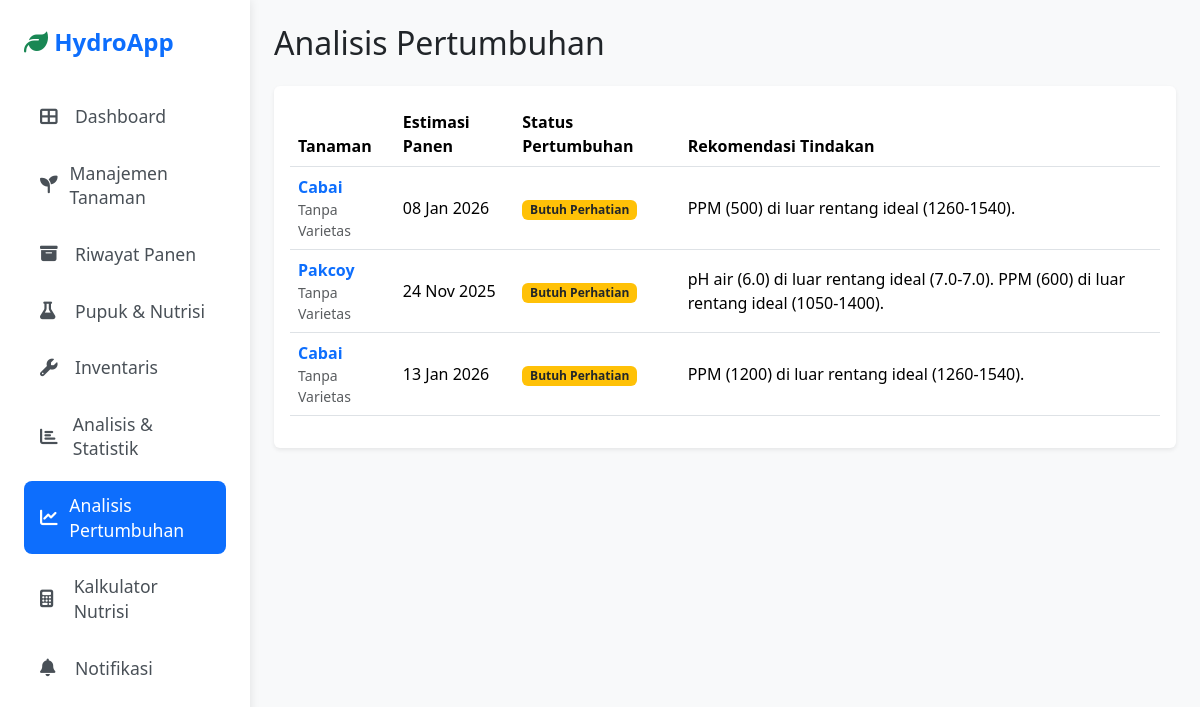
Page /analisis-pertumbuhan/ on the committed database.
### hidroponik/models.py (models this page shows, shortened)
class Tanaman(models.Model):
    PLANT_CHOICES = [
        ('Bayam', 'Bayam'), ('Cabai', 'Cabai'), ('Caisim', 'Caisim'),
        ('Daun Bawang', 'Daun Bawang'), ('Kale', 'Kale'), ('Kangkung', 'Kangkung'),
        ('Pakcoy', 'Pakcoy'), ('Selada Air', 'Selada Air'), ('Seledri', 'Seledri'),
        ('Stroberi', 'Stroberi'), ('Timun', 'Timun'), ('Tomat', 'Tomat'),
    ]
    STATUS_CHOICES = (
        ('Bibit', 'Bibit'),
        ('Vegetatif', 'Vegetatif'),
        ('Berbunga', 'Berbunga/Berbuah'),
        ('Panen', 'Panen'),
    )
    jenis_tanaman = models.CharField(max_length=50, choices=PLANT_CHOICES)
    varietas = models.CharField(max_length=100, blank=True, null=True, default="Tanpa Varietas")
    tanggal_tanam = models.DateField()
    media_tanam = models.CharField(max_length=100, blank=True)
    posisi = models.CharField(max_length=100, blank=True, verbose_name="Posisi Rak/Tandon")
    status = models.CharField(max_length=10, choices=STATUS_CHOICES, default='Bibit')
    target_ppm = models.PositiveIntegerField(blank=True, null=True)
    target_ph = models.FloatField(blank=True, null=True, verbose_name="Target pH Ideal")
    target_suhu = models.FloatField(blank=True, null=True, verbose_name="Target Suhu (°C)")
    tanggal_panen_estimasi = models.DateField(blank=True, null=True)
    deskripsi = models.TextField(blank=True, null=True, verbose_name="Catatan")
    UNIT_CHOICES = [
        ('gram', 'gram'),
        ('kg', 'kg'),
    ]
    jumlah_hasil_angka = models.FloatField(blank=True, null=True, verbose_name="Jumlah Hasil")
    satuan_hasil = models.CharField(max_length=5, choices=UNIT_CHOICES, default='gram', blank=True)
    catatan_panen = models.TextField(blank=True, verbose_name="Catatan Panen")

### hidroponik/views.py (the view)
# urls.py: path('analisis-pertumbuhan/', views.analisis_pertumbuhan, name='analisis_pertumbuhan'),
def analisis_pertumbuhan(request):
    tanaman_aktif = Tanaman.objects.exclude(status='Panen')
    profil_tanaman = {p.nama: p for p in ProfilTanaman.objects.all()}
    hasil_analisis = []
    hari_ini = timezone.now().date()
    for tanaman in tanaman_aktif:
        profil = profil_tanaman.get(tanaman.get_jenis_tanaman_display())
        analisis = {'tanaman': tanaman}
        if not profil:
            analisis['status'] = 'Info Tidak Ditemukan'
            analisis['rekomendasi'] = 'Data referensi untuk jenis tanaman ini tidak ada.'
            analisis['estimasi_panen'] = '-'
        else:
            estimasi = tanaman.tanggal_tanam + timedelta(days=profil.estimasi_panen_hari)
            analisis['estimasi_panen'] = estimasi
            status = "Sehat"
            rekomendasi = "Semua parameter ideal."
            if hari_ini >= estimasi:
                status = "Siap Panen"
                rekomendasi = "Tanaman sudah melewati estimasi tanggal panen."
            else:
                sensor_terbaru = tanaman.data_sensor.first()
                if sensor_terbaru:
                    rekomendasi_list = []
                    if not (profil.ph_ideal_min <= sensor_terbaru.ph <= profil.ph_ideal_max):
                        status = "Butuh Perhatian"
                        rekomendasi_list.append(f"pH air ({sensor_terbaru.ph}) di luar rentang ideal ({profil.ph_ideal_min}-{profil.ph_ideal_max}).")
                    if not (profil.ppm_ideal_min <= sensor_terbaru.nutrisi_ppm <= profil.ppm_ideal_max):
                        status = "Butuh Perhatian"
                        rekomendasi_list.append(f"PPM ({sensor_terbaru.nutrisi_ppm}) di luar rentang ideal ({profil.ppm_ideal_min}-{profil.ppm_ideal_max}).")
                    if rekomendasi_list:
                        rekomendasi = " ".join(rekomendasi_list)
            analisis['status'] = status
            analisis['rekomendasi'] = rekomendasi
        hasil_analisis.append(analisis)
    return render(request, 'hidroponik/analisis_pertumbuhan.html', {'hasil_analisis': hasil_analisis})

### hidroponik/templates/hidroponik/analisis_pertumbuhan.html
{% extends 'hidroponik/base.html' %}
{% block content %}
<h2 class="mb-4">Analisis Pertumbuhan</h2>
<div class="card shadow-sm border-0">
    <div class="card-body">
        <div class="table-responsive">
            <table class="table table-hover align-middle">
                <thead>
                    <tr>
                        <th>Tanaman</th>
                        <th>Estimasi Panen</th>
                        <th>Status Pertumbuhan</th>
                        <th>Rekomendasi Tindakan</th>
                    </tr>
                </thead>
                <tbody>
                    {% for item in hasil_analisis %}
                    <tr>
                        <td>
                            <a href="{% url 'detail_tanaman' item.tanaman.pk %}" class="text-decoration-none">
                                <strong>{{ item.tanaman.get_jenis_tanaman_display }}</strong>
                                <small class="d-block text-muted">{{ item.tanaman.varietas }}</small>
                            </a>
                        </td>
                        <td>{{ item.estimasi_panen|date:"d M Y" }}</td>
                        <td>
                            {% if item.status == 'Sehat' %}
                                <span class="badge bg-success">{{ item.status }}</span>
                            {% elif item.status == 'Siap Panen' %}
                                <span class="badge bg-info">{{ item.status }}</span>
                            {% elif item.status == 'Butuh Perhatian' %}
                                <span class="badge bg-warning text-dark">{{ item.status }}</span>
                            {% else %}
                                <span class="badge bg-secondary">{{ item.status }}</span>
                            {% endif %}
                        </td>
                        <td>{{ item.rekomendasi }}</td>
                    </tr>
                    {% empty %}
                    <tr>
                        <td colspan="4" class="text-center text-muted">Tidak ada tanaman aktif untuk dianalisis.</td>
                    </tr>
                    {% endfor %}
                </tbody>
            </table>
        </div>
    </div>
</div>
{% endblock %}

### hidroponik/templates/hidroponik/base.html (style rules this page uses)
body { background-color: #f8f9fa; }

### rows in the picture
Tanaman: tanaman.jenis_tanaman "Cabai", tanaman.varietas "Tanpa Varietas", estimasi_panen "08 Jan 2026", status "Butuh Perhatian", rekomendasi "PPM (500) di luar rentang ideal (1260-1540)."
Tanaman: tanaman.jenis_tanaman "Pakcoy", tanaman.varietas "Tanpa Varietas", estimasi_panen "24 Nov 2025", status "Butuh Perhatian", rekomendasi "pH air (6.0) di luar rentang ideal (7.0-7.0). PPM (600) di luar rentang ideal (1050-1400)."
Tanaman: tanaman.jenis_tanaman "Cabai", tanaman.varietas "Tanpa Varietas", estimasi_panen "13 Jan 2026", status "Butuh Perhatian", rekomendasi "PPM (1200) di luar rentang ideal (1260-1540)."
